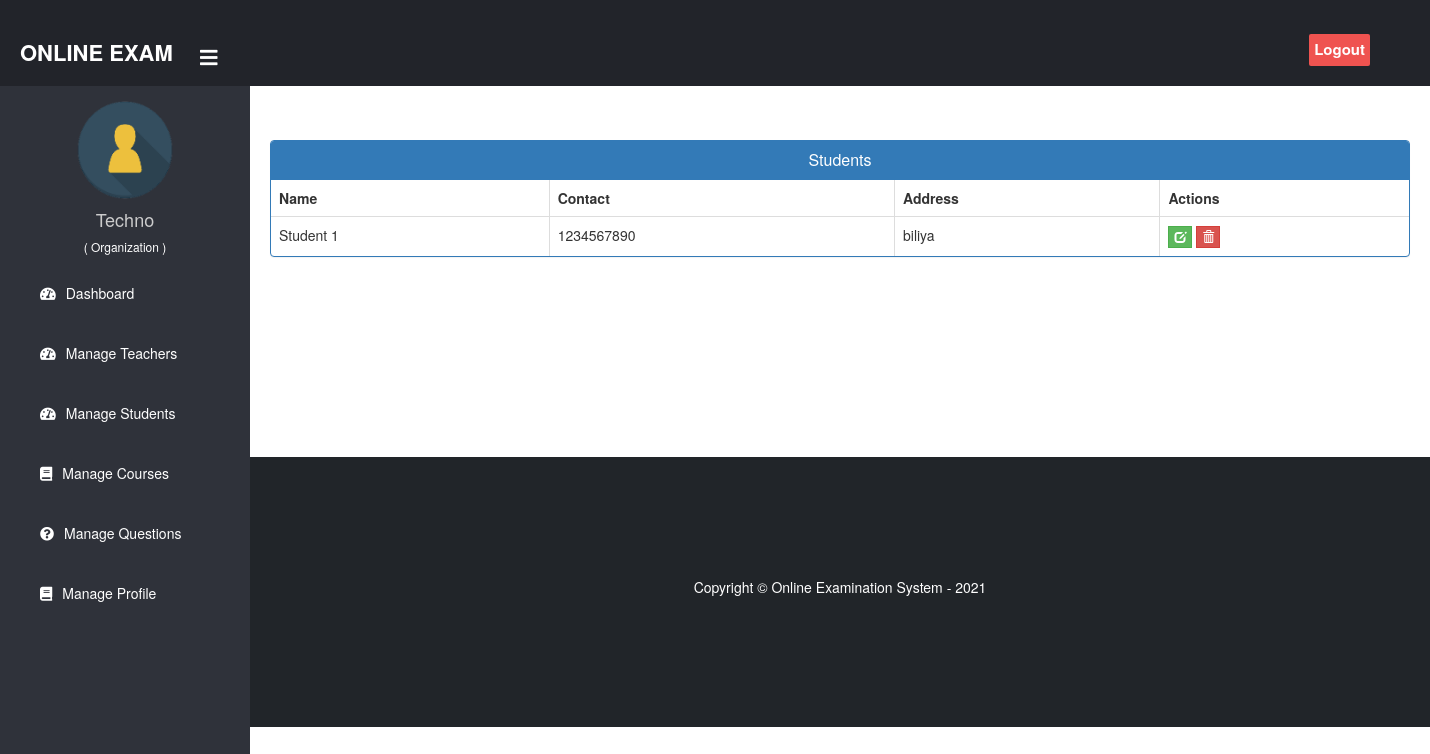
Page /organization/organization-view-student (signed in) on the committed database.
### student/models.py (models this page shows, shortened)
class Student(models.Model):
    user=models.OneToOneField(User,on_delete=models.CASCADE)
    address = models.CharField(max_length=40)
    mobile = models.CharField(max_length=20,null=False)
    organization = models.ForeignKey(Organization,on_delete=models.CASCADE)
    @property
    def get_name(self):
        return self.user.first_name+" "+self.user.last_name

### organization/views.py (the view)
@login_required(login_url="organizationlogin")
@user_passes_test(is_organization)
def organization_view_student_view(request):
    students = SMODEL.Student.objects.all()
    return render(
        request, "organization/organization_view_student.html", {"students": students}
    )

### organization/views.py (called while the page is built)
def is_organization(user):
    return user.groups.filter(name="ORGANIZATION").exists()

### templates/organization/organization_view_student.html (shortened to what this page needs)
{% extends 'organization/organizationbase.html' %}
{% block content %}
{%load static%}
<head>
  <link href="//netdna.bootstrapcdn.com/bootstrap/3.0.0/css/bootstrap.min.css" rel="stylesheet" id="bootstrap-css">
</head>
<br><br>
<div class="container">
  <div class="panel panel-primary">
    <div class="panel-heading">
      <h6 class="panel-title">Students</h6>
    </div>
    <table class="table table-hover table-bordered" id="dev-table">
      <thead>
        <tr>
          <th>Name</th>
          <th>Contact</th>
          <th>Address</th>
          <th>Actions</th>
        </tr>
      </thead>
      {% for t in students %}
      <tr>
        <td> {{t.get_name}}</td>
        <td>{{t.mobile}}</td>
        <td>{{t.address}}</td>
        <td><a class="btn btn-success btn-xs" style="border-radius: 0%;" href="{% url 'organization-update-student' t.id  %}"><span class="glyphicon glyphicon-edit"></span></a>
        <a class="btn btn-danger btn-xs" style="border-radius: 0%;" href="{% url 'organization-delete-student' t.id  %}"><span class="glyphicon glyphicon-trash"></span></a></td>
      </tr>
      {% endfor %}
    </table>
  </div>
</div>
<br><br><br><br><br><br>
{% endblock content %}

### templates/organization/organizationbase.html (shortened to what this page needs)
<!DOCTYPE html>
{% load static %}
<html lang="en" dir="ltr">
<head>
  <link rel="stylesheet" href="https://cdnjs.cloudflare.com/ajax/libs/font-awesome/5.12.1/css/all.min.css">
</head>
<body>
  <header>
    <label for="check">
      <i style="left: 200px;margin-top: 17px;"class="fas fa-bars" id="sidebar_btn"></i>
    </label>
    <div class="left_area">
      <h3>Online Exam</h3>
    </div>
    <div class="right_area">
      <a href="/logout" class="logout_btn">Logout</a>
    </div>
  </header>
  <div class="sidebar">
    <center>
      <img src="{% static "image/teacher.png" %}" class="profile_image" alt="">
      <h4>{{request.user.first_name}}</h4>
      <h6 style="color: rgb(255, 255, 255);">( Organization )</h6>
    </center>
    <a href="/organization/organization-dashboard"><i class="fas fa-tachometer-alt"></i><span>Dashboard</span></a>
    <a href="/organization/organization-teacher"><i class="fas fa-tachometer-alt"></i><span>Manage Teachers</span></a>
    <a href="/organization/organization-student"><i class="fas fa-tachometer-alt"></i><span>Manage Students</span></a>
    <a href="/organization/organization-view-course"><i class="fas fa-book"></i><span>Manage Courses</span></a>
    <a href="/organization/organization-question"><i class="fas fa-question-circle"></i><span>Manage Questions</span></a>
    <a href="/organization/organization-profile"><i class="fas fa-book"></i><span>Manage Profile</span></a>
  </div>
  <div class="content">
    <br><br><br><br><br>
    {% block content %}
    {% endblock content %}
    <br><br><br>
    {% include "exam/footer.html" %}
  </div>
</body>
</html>

### templates/organization/organizationbase.html (style rules this page uses)
a:link { text-decoration: none; }
body { margin: 0; padding: 0; font-family: "Gill Sans", sans-serif;; }
header { position: fixed; background: #22242A; padding: 20px; width: 100%; z-index: 1; }
.left_area h3 { color: #fff; margin: 0px; text-transform: uppercase; font-size: 22px; font-weight: 900; }
.logout_btn { padding: 5px; background:#ef5350; text-decoration: none; float: right; margin-top: -30px; margin-right: 40px; border-radius: 2px; font-size: 15px; font-weight: 600; color: #fff; transition: 0.5s; }
.sidebar { background: #2f323a; margin-top: 70px; padding-top: 30px; position: fixed; left: 0; width: 250px; height: 100%; transition: 0.5s; transition-property: left; }
.sidebar .profile_image { width: 100px; height: 100px; border-radius: 100px; margin-bottom: 10px; }
.sidebar h4 { color: #ccc; margin-top: 0; }
.sidebar a { color: #fff; display: block; width: 100%; line-height: 60px; text-decoration: none; padding-left: 40px; box-sizing: border-box; transition: 0.5s; }
.sidebar i { padding-right: 10px; }
label #sidebar_btn { z-index: 1; color: #fff; position: fixed; cursor: pointer; left: 300px; font-size: 20px; margin: 5px 0; transition: 0.5s; transition-property: color; }
.content { margin-left: 250px; background-position: center; background-size: cover; height: 100vh; transition: 0.5s; }

### templates/organization/organization_view_student.html (style rules this page uses)
a:link { text-decoration: none; }
h6 { text-align: center; }

### rows in the picture
Student: get_name "Student 1", mobile "1234567890", address "biliya"

### other values in the picture
{{ request.user.first_name }} "Techno"
